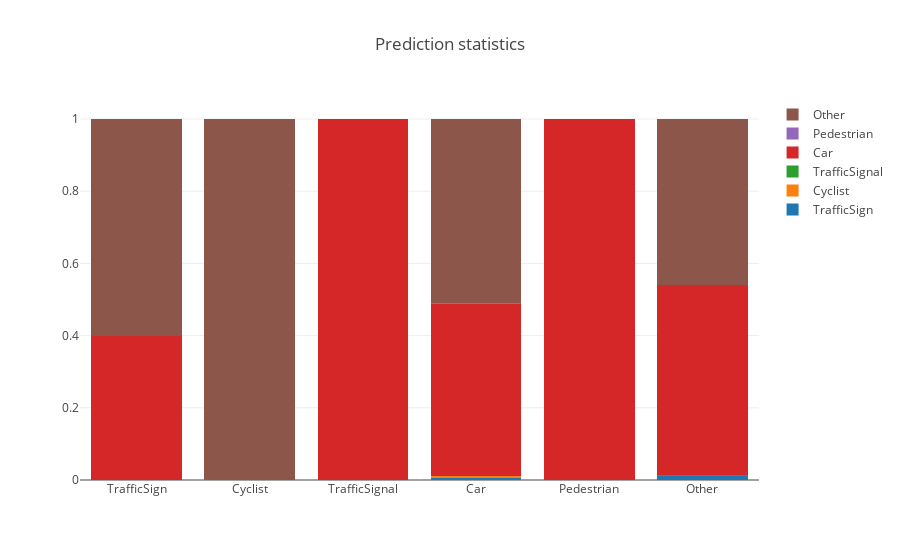

The notebook cell this image was saved under:
### Code cell
data = []

for classname in classnames:

    trace = go.Bar(
        x=gt2pred_rel.columns,
        y=gt2pred_rel.loc[classname],
        #text=gt2pred_abs[classname],
        textposition = 'auto',
        name=classname
    )
    data.append(trace)

layout = go.Layout(
    barmode='stack',
    title='Prediction statistics',
)

fig = go.Figure(data=data, layout=layout)
iplot(fig, filename='stacked-bar')

### Figure 1 — Plotly figure (JSON) as saved in the notebook; plotly's stock layout.template omitted (floating-point values rounded to 4 significant figures)
{"data": [{"name": "TrafficSign", "textposition": "auto", "type": "bar", "uid": "56681320-7184-11e9-8613-39745d11a941", "x": ["TrafficSign", "Cyclist", "TrafficSignal", "Car", "Pedestrian", "Other"], "y": [0, 0, 0, 0.006645, 0, 0.01031]}, {"name": "Cyclist", "textposition": "auto", "type": "bar", "uid": "566815c8-7184-11e9-8613-39745d11a941", "x": ["TrafficSign", "Cyclist", "TrafficSignal", "Car", "Pedestrian", "Other"], "y": [0, 0, 0, 0.003322, 0, 0]}, {"name": "TrafficSignal", "textposition": "auto", "type": "bar", "uid": "566816b8-7184-11e9-8613-39745d11a941", "x": ["TrafficSign", "Cyclist", "TrafficSignal", "Car", "Pedestrian", "Other"], "y": [0, 0, 0, 0, 0, 0.003436]}, {"name": "Car", "textposition": "auto", "type": "bar", "uid": "5668178a-7184-11e9-8613-39745d11a941", "x": ["TrafficSign", "Cyclist", "TrafficSignal", "Car", "Pedestrian", "Other"], "y": [0.4, 0, 1, 0.4784, 1, 0.5258]}, {"name": "Pedestrian", "textposition": "auto", "type": "bar", "uid": "56681848-7184-11e9-8613-39745d11a941", "x": ["TrafficSign", "Cyclist", "TrafficSignal", "Car", "Pedestrian", "Other"], "y": [0, 0, 0, 0.003322, 0, 0]}, {"name": "Other", "textposition": "auto", "type": "bar", "uid": "566818fc-7184-11e9-8613-39745d11a941", "x": ["TrafficSign", "Cyclist", "TrafficSignal", "Car", "Pedestrian", "Other"], "y": [0.6, 1, 0, 0.5083, 0, 0.4605]}], "layout": {"barmode": "stack", "title": "Prediction statistics"}}
